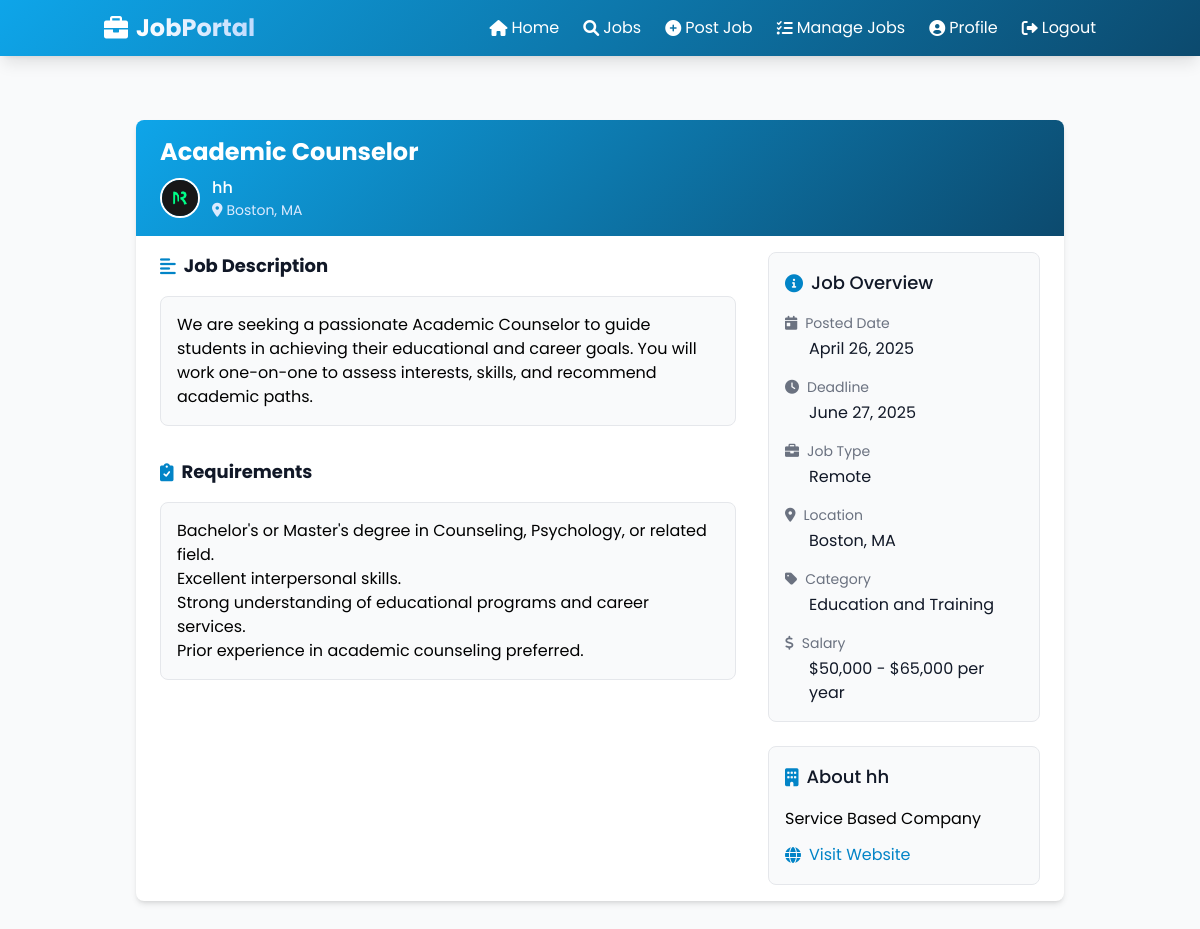
The app's page /jobs/13/ (signed in) with its own data.
### jobs/models.py (models this page shows, shortened)
class Job(models.Model):
    employer = models.ForeignKey(Employer, on_delete=models.CASCADE)
    title = models.CharField(max_length=200)
    description = models.TextField()
    location = models.CharField(max_length=100)
    job_type = models.CharField(max_length=20, choices=JOB_TYPE_CHOICES)
    category = models.ForeignKey(JobCategory, on_delete=models.SET_NULL, null=True, blank=True)
    salary = models.CharField(max_length=100, blank=True, null=True)
    posted_date = models.DateTimeField(default=timezone.now)
    deadline = models.DateField()
    requirements = models.TextField()
    is_active = models.BooleanField(default=True)
    class Meta:
        ordering = ['-posted_date']

class JobCategory(models.Model):
    name = models.CharField(max_length=100)
    description = models.TextField(blank=True, null=True)

### accounts/models.py (models this page shows, shortened)
class Employer(models.Model):
    user = models.OneToOneField(User, on_delete=models.CASCADE, primary_key=True)
    company_name = models.CharField(max_length=100)
    company_description = models.TextField(blank=True, null=True)
    company_website = models.URLField(blank=True, null=True)
    company_logo = models.ImageField(upload_to='company_logos/', blank=True, null=True)

### jobs/views.py (the view)
# urls.py: path('jobs/<int:pk>/', views.job_detail, name='job_detail'),
def job_detail(request, pk):
    job = get_object_or_404(Job, pk=pk)
    has_applied = False
    if request.user.is_authenticated and request.user.is_jobseeker:
        has_applied = Application.objects.filter(job=job, applicant=request.user.jobseeker).exists()
    return render(request, 'jobs/job_detail.html', {
        'job': job,
        'has_applied': has_applied
    })

### jobs/templates/jobs/job_detail.html (shortened to what this page needs)
{% extends "base.html" %}
{% load crispy_forms_tags %}
{% block content %}
    <div class="max-w-7xl mx-auto px-4 sm:px-6 lg:px-8 py-8 animate-fade-in">
        <div class="bg-white shadow-md rounded-lg overflow-hidden hover-scale transition duration-300 card-shadow">
            <div class="gradient-bg px-6 py-4">
                <div class="flex flex-col md:flex-row md:items-center md:justify-between">
                    <div>
                        <h1 class="text-2xl font-bold text-white">{{ job.title }}</h1>
                        <div class="flex items-center mt-2">
                            {% if job.employer.company_logo %}
                                <img src="{{ job.employer.company_logo.url }}" alt="{{ job.employer.company_name }}" class="w-10 h-10 rounded-full mr-3 border-2 border-white">
                            {% else %}
                                <div class="w-10 h-10 rounded-full bg-white bg-opacity-20 flex items-center justify-center mr-3 border-2 border-white">
                                    <i class="fas fa-building text-white"></i>
                                </div>
                            {% endif %}
                            <div>
                                <p class="text-white font-medium">{{ job.employer.company_name }}</p>
                                <p class="text-blue-100 text-sm flex items-center">
                                    <i class="fas fa-map-marker-alt mr-1"></i> {{ job.location }}
                                </p>
                            </div>
                        </div>
                    </div>
                </div>
            </div>
            <div class="px-6 py-4">
                <div class="grid grid-cols-1 md:grid-cols-3 gap-8">
                    <div class="md:col-span-2">
                        <h2 class="text-lg font-bold text-gray-900 mb-4 flex items-center">
                            <i class="fas fa-align-left mr-2 text-primary-600"></i>
                            Job Description
                        </h2>
                        <div class="prose max-w-none bg-gray-50 p-4 rounded-lg border border-gray-200">
                            {{ job.description|linebreaks }}
                        </div>
                        <h2 class="text-lg font-bold text-gray-900 mt-8 mb-4 flex items-center">
                            <i class="fas fa-clipboard-check mr-2 text-primary-600"></i>
                            Requirements
                        </h2>
                        <div class="prose max-w-none bg-gray-50 p-4 rounded-lg border border-gray-200">
                            {{ job.requirements|linebreaks }}
                        </div>
                    </div>
                    <div class="space-y-6">
                        <div class="bg-gray-50 rounded-lg p-4 border border-gray-200">
                            <h3 class="text-lg font-medium text-gray-900 mb-4 flex items-center">
                                <i class="fas fa-info-circle mr-2 text-primary-600"></i>
                                Job Overview
                            </h3>
                            <div class="space-y-4">
                                <div>
                                    <p class="text-sm text-gray-500 flex items-center">
                                        <i class="fas fa-calendar-day mr-2"></i> Posted Date
                                    </p>
                                    <p class="text-gray-900 mt-1 ml-6">{{ job.posted_date|date:"F d, Y" }}</p>
                                </div>
                                <div>
                                    <p class="text-sm text-gray-500 flex items-center">
                                        <i class="fas fa-clock mr-2"></i> Deadline
                                    </p>
                                    <p class="text-gray-900 mt-1 ml-6">{{ job.deadline|date:"F d, Y" }}</p>
                                </div>
                                <div>
                                    <p class="text-sm text-gray-500 flex items-center">
                                        <i class="fas fa-briefcase mr-2"></i> Job Type
                                    </p>
                                    <p class="text-gray-900 mt-1 ml-6">{{ job.job_type }}</p>
                                </div>
                                <div>
                                    <p class="text-sm text-gray-500 flex items-center">
                                        <i class="fas fa-map-marker-alt mr-2"></i> Location
                                    </p>
                                    <p class="text-gray-900 mt-1 ml-6">{{ job.location }}</p>
                                </div>
                                {% if job.category %}
                                    <div>
                                        <p class="text-sm text-gray-500 flex items-center">
                                            <i class="fas fa-tag mr-2"></i> Category
                                        </p>
                                        <p class="text-gray-900 mt-1 ml-6">{{ job.category.name }}</p>
                                    </div>
                                {% endif %}
                                {% if job.salary %}
                                    <div>
                                        <p class="text-sm text-gray-500 flex items-center">
                                            <i class="fas fa-dollar-sign mr-2"></i> Salary
                                        </p>
                                        <p class="text-gray-900 mt-1 ml-6">{{ job.salary }}</p>
                                    </div>
                                {% endif %}
                            </div>
                        </div>
                        {% if job.employer.company_description %}
                            <div class="bg-gray-50 rounded-lg p-4 border border-gray-200">
                                <h3 class="text-lg font-medium text-gray-900 mb-4 flex items-center">
                                    <i class="fas fa-building mr-2 text-primary-600"></i>
                                    About {{ job.employer.company_name }}
                                </h3>
                                <div class="prose max-w-none">
                                    {{ job.employer.company_description|linebreaks }}
                                </div>
                                {% if job.employer.company_website %}
                                    <a href="{{ job.employer.company_website }}" target="_blank" class="inline-flex items-center text-primary-600 hover:text-primary-800 mt-3 transition duration-300">
                                        <i class="fas fa-globe mr-2"></i> Visit Website
                                    </a>
                                {% endif %}
                            </div>
                        {% endif %}
                    </div>
                </div>
            </div>
        </div>
    </div>
{% endblock %}

### templates/base.html (style rules this page uses)
.gradient-bg { background: linear-gradient(135deg, #0ea5e9 0%, #0c4a6e 100%); }
.hover-scale { transition: transform 0.3s ease; }
.card-shadow { box-shadow: 0 10px 15px -3px rgba(0, 0, 0, 0.1), 0 4px 6px -2px rgba(0, 0, 0, 0.05); }

### records on screen
Job: title "Academic Counselor", employer.company_logo (picture), employer.company_name "hh", location "Boston, MA", description "We are seeking a passionate Academic Counselor to guide students in achieving their educational and career goals. You will work one-on-one to assess interests, skills, and recommend academic paths.", requirements "Bachelor's or Master's degree in Counseling, Psychology, or related field. Excellent interpersonal skills. Strong understanding of educational programs and career services. Prior experience in academic counseling preferred.", posted_date "April 26, 2025", deadline "June 27, 2025", job_type "Remote", category.name "Education and Training", salary "$50,000 - $65,000 per year", employer.company_description "Service Based Company"
